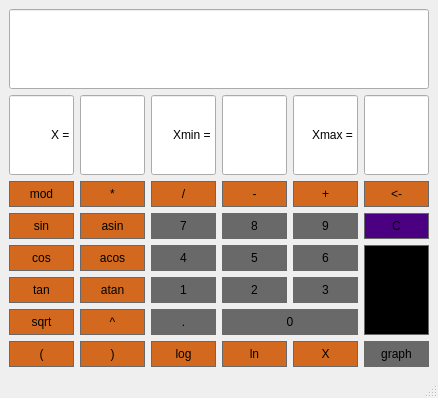
<?xml version="1.0" encoding="UTF-8"?>
<ui version="4.0">
 <class>calculator</class>
 <widget class="QMainWindow" name="calculator">
  <property name="geometry">
   <rect>
    <x>0</x>
    <y>0</y>
    <width>438</width>
    <height>398</height>
   </rect>
  </property>
  <property name="sizePolicy">
   <sizepolicy hsizetype="Fixed" vsizetype="Minimum">
    <horstretch>0</horstretch>
    <verstretch>0</verstretch>
   </sizepolicy>
  </property>
  <property name="windowTitle">
   <string>Калькулятор</string>
  </property>
  <widget class="QWidget" name="centralwidget">
   <layout class="QGridLayout" name="gridLayout">
    <item row="5" column="5" rowspan="3">
     <widget class="QPushButton" name="ButtonEqual">
      <property name="sizePolicy">
       <sizepolicy hsizetype="Minimum" vsizetype="Minimum">
        <horstretch>0</horstretch>
        <verstretch>0</verstretch>
       </sizepolicy>
      </property>
      <property name="styleSheet">
       <string notr="true">QPushButton {
	background-color: #000000;
	border: 1px solid #696969;
	padding: 5px;
}

QPushButton:pressed {
	background-color: #DCDCDC;
	border: 1px solid #696969;
	padding: 5px;
}</string>
      </property>
      <property name="text">
       <string>=</string>
      </property>
     </widget>
    </item>
    <item row="7" column="2">
     <widget class="QPushButton" name="ButtonDot">
      <property name="styleSheet">
       <string notr="true">QPushButton {
	background-color: #696969;
	border: 1px solid #696969;
	padding: 5px;
}

QPushButton:pressed {
	background-color: #DCDCDC;
	border: 1px solid #696969;
	padding: 5px;
}</string>
      </property>
      <property name="text">
       <string>.</string>
      </property>
     </widget>
    </item>
    <item row="1" column="0">
     <widget class="QLineEdit" name="DisplayX">
      <property name="sizePolicy">
       <sizepolicy hsizetype="Ignored" vsizetype="Ignored">
        <horstretch>0</horstretch>
        <verstretch>0</verstretch>
       </sizepolicy>
      </property>
      <property name="text">
       <string>X =</string>
      </property>
      <property name="alignment">
       <set>Qt::AlignRight|Qt::AlignTrailing|Qt::AlignVCenter</set>
      </property>
      <property name="readOnly">
       <bool>true</bool>
      </property>
     </widget>
    </item>
    <item row="6" column="1">
     <widget class="QPushButton" name="ButtonAtan">
      <property name="styleSheet">
       <string notr="true">QPushButton {
	background-color: #D2691E;
	border: 1px solid #696969;
	padding: 5px;
}

QPushButton:pressed {
	background-color: #DCDCDC;
	border: 1px solid #696969;
	padding: 5px;
}</string>
      </property>
      <property name="text">
       <string>atan</string>
      </property>
     </widget>
    </item>
    <item row="7" column="0">
     <widget class="QPushButton" name="ButtonSqrt">
      <property name="styleSheet">
       <string notr="true">QPushButton {
	background-color: #D2691E;
	border: 1px solid #696969;
	padding: 5px;
}

QPushButton:pressed {
	background-color: #DCDCDC;
	border: 1px solid #696969;
	padding: 5px;
}</string>
      </property>
      <property name="text">
       <string>sqrt</string>
      </property>
     </widget>
    </item>
    <item row="9" column="1">
     <widget class="QPushButton" name="ButtonCloseBr">
      <property name="styleSheet">
       <string notr="true">QPushButton {
	background-color: #D2691E;
	border: 1px solid #696969;
	padding: 5px;
}

QPushButton:pressed {
	background-color: #DCDCDC;
	border: 1px solid #696969;
	padding: 5px;
}</string>
      </property>
      <property name="text">
       <string>)</string>
      </property>
     </widget>
    </item>
    <item row="3" column="3">
     <widget class="QPushButton" name="ButtonSub">
      <property name="styleSheet">
       <string notr="true">QPushButton {
	background-color: #D2691E;
	border: 1px solid #696969;
	padding: 5px;
}

QPushButton:pressed {
	background-color: #DCDCDC;
	border: 1px solid #696969;
	padding: 5px;
}</string>
      </property>
      <property name="text">
       <string>-</string>
      </property>
     </widget>
    </item>
    <item row="6" column="4">
     <widget class="QPushButton" name="Button3">
      <property name="styleSheet">
       <string notr="true">QPushButton {
	background-color: #696969;
	border: 1px solid #696969;
	padding: 5px;
}

QPushButton:pressed {
	background-color: #DCDCDC;
	border: 1px solid #696969;
	padding: 5px;
}</string>
      </property>
      <property name="text">
       <string>3</string>
      </property>
     </widget>
    </item>
    <item row="1" column="2">
     <widget class="QLineEdit" name="lineEdit_3">
      <property name="sizePolicy">
       <sizepolicy hsizetype="Ignored" vsizetype="Ignored">
        <horstretch>0</horstretch>
        <verstretch>0</verstretch>
       </sizepolicy>
      </property>
      <property name="text">
       <string>Xmin =</string>
      </property>
      <property name="alignment">
       <set>Qt::AlignRight|Qt::AlignTrailing|Qt::AlignVCenter</set>
      </property>
      <property name="readOnly">
       <bool>true</bool>
      </property>
     </widget>
    </item>
    <item row="5" column="2">
     <widget class="QPushButton" name="Button4">
      <property name="styleSheet">
       <string notr="true">QPushButton {
	background-color: #696969;
	border: 1px solid #696969;
	padding: 5px;
}

QPushButton:pressed {
	background-color: #DCDCDC;
	border: 1px solid #696969;
	padding: 5px;
}</string>
      </property>
      <property name="text">
       <string>4</string>
      </property>
     </widget>
    </item>
    <item row="4" column="2">
     <widget class="QPushButton" name="Button7">
      <property name="styleSheet">
       <string notr="true">QPushButton {
	background-color: #696969;
	border: 1px solid #696969;
	padding: 5px;
}

QPushButton:pressed {
	background-color: #DCDCDC;
	border: 1px solid #696969;
	padding: 5px;
}</string>
      </property>
      <property name="text">
       <string>7</string>
      </property>
     </widget>
    </item>
    <item row="4" column="0">
     <widget class="QPushButton" name="ButtonSin">
      <property name="styleSheet">
       <string notr="true">QPushButton {
	background-color: #D2691E;
	border: 1px solid #696969;
	padding: 5px;
}

QPushButton:pressed {
	background-color: #DCDCDC;
	border: 1px solid #696969;
	padding: 5px;
}</string>
      </property>
      <property name="text">
       <string>sin</string>
      </property>
     </widget>
    </item>
    <item row="0" column="0" colspan="6">
     <widget class="QLineEdit" name="Display">
      <property name="sizePolicy">
       <sizepolicy hsizetype="Preferred" vsizetype="Preferred">
        <horstretch>0</horstretch>
        <verstretch>0</verstretch>
       </sizepolicy>
      </property>
      <property name="text">
       <string/>
      </property>
      <property name="alignment">
       <set>Qt::AlignRight|Qt::AlignTrailing|Qt::AlignVCenter</set>
      </property>
     </widget>
    </item>
    <item row="1" column="3">
     <widget class="QLineEdit" name="xMin">
      <property name="sizePolicy">
       <sizepolicy hsizetype="Ignored" vsizetype="Ignored">
        <horstretch>0</horstretch>
        <verstretch>0</verstretch>
       </sizepolicy>
      </property>
      <property name="text">
       <string/>
      </property>
      <property name="alignment">
       <set>Qt::AlignLeading|Qt::AlignLeft|Qt::AlignVCenter</set>
      </property>
      <property name="readOnly">
       <bool>false</bool>
      </property>
     </widget>
    </item>
    <item row="4" column="1">
     <widget class="QPushButton" name="ButtonAsin">
      <property name="styleSheet">
       <string notr="true">QPushButton {
	background-color: #D2691E;
	border: 1px solid #696969;
	padding: 5px;
}

QPushButton:pressed {
	background-color: #DCDCDC;
	border: 1px solid #696969;
	padding: 5px;
}</string>
      </property>
      <property name="text">
       <string>asin</string>
      </property>
     </widget>
    </item>
    <item row="1" column="5">
     <widget class="QLineEdit" name="xMax">
      <property name="sizePolicy">
       <sizepolicy hsizetype="Ignored" vsizetype="Ignored">
        <horstretch>0</horstretch>
        <verstretch>0</verstretch>
       </sizepolicy>
      </property>
      <property name="text">
       <string/>
      </property>
      <property name="alignment">
       <set>Qt::AlignLeading|Qt::AlignLeft|Qt::AlignVCenter</set>
      </property>
      <property name="readOnly">
       <bool>false</bool>
      </property>
     </widget>
    </item>
    <item row="7" column="3" colspan="2">
     <widget class="QPushButton" name="Button0">
      <property name="styleSheet">
       <string notr="true">QPushButton {
	background-color: #696969;
	border: 1px solid #696969;
	padding: 5px;
}

QPushButton:pressed {
	background-color: #DCDCDC;
	border: 1px solid #696969;
	padding: 5px;
}</string>
      </property>
      <property name="text">
       <string>0</string>
      </property>
     </widget>
    </item>
    <item row="6" column="0">
     <widget class="QPushButton" name="ButtonTan">
      <property name="styleSheet">
       <string notr="true">QPushButton {
	background-color: #D2691E;
	border: 1px solid #696969;
	padding: 5px;
}

QPushButton:pressed {
	background-color: #DCDCDC;
	border: 1px solid #696969;
	padding: 5px;
}</string>
      </property>
      <property name="text">
       <string>tan</string>
      </property>
     </widget>
    </item>
    <item row="3" column="5">
     <widget class="QPushButton" name="ButtonDel">
      <property name="sizePolicy">
       <sizepolicy hsizetype="Minimum" vsizetype="Minimum">
        <horstretch>0</horstretch>
        <verstretch>0</verstretch>
       </sizepolicy>
      </property>
      <property name="styleSheet">
       <string notr="true">QPushButton {
	background-color: #D2691E;
	border: 1px solid #696969;
	padding: 5px;
}

QPushButton:pressed {
	background-color: #DCDCDC;
	border: 1px solid #696969;
	padding: 5px;
}</string>
      </property>
      <property name="text">
       <string>&lt;-</string>
      </property>
     </widget>
    </item>
    <item row="5" column="4">
     <widget class="QPushButton" name="Button6">
      <property name="styleSheet">
       <string notr="true">QPushButton {
	background-color: #696969;
	border: 1px solid #696969;
	padding: 5px;
}

QPushButton:pressed {
	background-color: #DCDCDC;
	border: 1px solid #696969;
	padding: 5px;
}</string>
      </property>
      <property name="text">
       <string>6</string>
      </property>
     </widget>
    </item>
    <item row="5" column="1">
     <widget class="QPushButton" name="ButtonAcos">
      <property name="styleSheet">
       <string notr="true">QPushButton {
	background-color: #D2691E;
	border: 1px solid #696969;
	padding: 5px;
}

QPushButton:pressed {
	background-color: #DCDCDC;
	border: 1px solid #696969;
	padding: 5px;
}</string>
      </property>
      <property name="text">
       <string>acos</string>
      </property>
     </widget>
    </item>
    <item row="6" column="2">
     <widget class="QPushButton" name="Button1">
      <property name="styleSheet">
       <string notr="true">QPushButton {
	background-color: #696969;
	border: 1px solid #696969;
	padding: 5px;
}

QPushButton:pressed {
	background-color: #DCDCDC;
	border: 1px solid #696969;
	padding: 5px;
}</string>
      </property>
      <property name="text">
       <string>1</string>
      </property>
     </widget>
    </item>
    <item row="3" column="2">
     <widget class="QPushButton" name="ButtonDiv">
      <property name="styleSheet">
       <string notr="true">QPushButton {
	background-color: #D2691E;
	border: 1px solid #696969;
	padding: 5px;
}

QPushButton:pressed {
	background-color: #DCDCDC;
	border: 1px solid #696969;
	padding: 5px;
}</string>
      </property>
      <property name="text">
       <string>/</string>
      </property>
     </widget>
    </item>
    <item row="1" column="4">
     <widget class="QLineEdit" name="lineEdit_5">
      <property name="sizePolicy">
       <sizepolicy hsizetype="Ignored" vsizetype="Ignored">
        <horstretch>0</horstretch>
        <verstretch>0</verstretch>
       </sizepolicy>
      </property>
      <property name="text">
       <string>Xmax =</string>
      </property>
      <property name="alignment">
       <set>Qt::AlignRight|Qt::AlignTrailing|Qt::AlignVCenter</set>
      </property>
      <property name="readOnly">
       <bool>true</bool>
      </property>
     </widget>
    </item>
    <item row="1" column="1">
     <widget class="QLineEdit" name="xVal">
      <property name="sizePolicy">
       <sizepolicy hsizetype="Ignored" vsizetype="Ignored">
        <horstretch>0</horstretch>
        <verstretch>0</verstretch>
       </sizepolicy>
      </property>
     </widget>
    </item>
    <item row="5" column="3">
     <widget class="QPushButton" name="Button5">
      <property name="styleSheet">
       <string notr="true">QPushButton {
	background-color: #696969;
	border: 1px solid #696969;
	padding: 5px;
}

QPushButton:pressed {
	background-color: #DCDCDC;
	border: 1px solid #696969;
	padding: 5px;
}</string>
      </property>
      <property name="text">
       <string>5</string>
      </property>
     </widget>
    </item>
    <item row="3" column="0">
     <widget class="QPushButton" name="ButtonMod">
      <property name="styleSheet">
       <string notr="true">QPushButton {
	background-color: #D2691E;
	border: 1px solid #696969;
	padding: 5px;
}

QPushButton:pressed {
	background-color: #DCDCDC;
	border: 1px solid #696969;
	padding: 5px;
}</string>
      </property>
      <property name="text">
       <string>mod</string>
      </property>
     </widget>
    </item>
    <item row="6" column="3">
     <widget class="QPushButton" name="Button2">
      <property name="styleSheet">
       <string notr="true">QPushButton {
	background-color: #696969;
	border: 1px solid #696969;
	padding: 5px;
}

QPushButton:pressed {
	background-color: #DCDCDC;
	border: 1px solid #696969;
	padding: 5px;
}</string>
      </property>
      <property name="text">
       <string>2</string>
      </property>
     </widget>
    </item>
    <item row="3" column="4">
     <widget class="QPushButton" name="ButtonAdd">
      <property name="styleSheet">
       <string notr="true">QPushButton {
	background-color: #D2691E;
	border: 1px solid #696969;
	padding: 5px;
}

QPushButton:pressed {
	background-color: #DCDCDC;
	border: 1px solid #696969;
	padding: 5px;
}</string>
      </property>
      <property name="text">
       <string>+</string>
      </property>
     </widget>
    </item>
    <item row="4" column="5">
     <widget class="QPushButton" name="ButtonClear">
      <property name="sizePolicy">
       <sizepolicy hsizetype="Minimum" vsizetype="Minimum">
        <horstretch>0</horstretch>
        <verstretch>0</verstretch>
       </sizepolicy>
      </property>
      <property name="styleSheet">
       <string notr="true">QPushButton {
	background-color: #4B0082;
	border: 1px solid #696969;
	padding: 5px;
}

QPushButton:pressed {
	background-color: #DCDCDC;
	border: 1px solid #696969;
	padding: 5px;
}</string>
      </property>
      <property name="text">
       <string>C</string>
      </property>
     </widget>
    </item>
    <item row="4" column="4">
     <widget class="QPushButton" name="Button9">
      <property name="styleSheet">
       <string notr="true">QPushButton {
	background-color: #696969;
	border: 1px solid #696969;
	padding: 5px;
}

QPushButton:pressed {
	background-color: #DCDCDC;
	border: 1px solid #696969;
	padding: 5px;
}</string>
      </property>
      <property name="text">
       <string>9</string>
      </property>
     </widget>
    </item>
    <item row="4" column="3">
     <widget class="QPushButton" name="Button8">
      <property name="styleSheet">
       <string notr="true">QPushButton {
	background-color: #696969;
	border: 1px solid #696969;
	padding: 5px;
}

QPushButton:pressed {
	background-color: #DCDCDC;
	border: 1px solid #696969;
	padding: 5px;
}</string>
      </property>
      <property name="text">
       <string>8</string>
      </property>
     </widget>
    </item>
    <item row="5" column="0">
     <widget class="QPushButton" name="ButtonCos">
      <property name="styleSheet">
       <string notr="true">QPushButton {
	background-color: #D2691E;
	border: 1px solid #696969;
	padding: 5px;
}

QPushButton:pressed {
	background-color: #DCDCDC;
	border: 1px solid #696969;
	padding: 5px;
}</string>
      </property>
      <property name="text">
       <string>cos</string>
      </property>
     </widget>
    </item>
    <item row="3" column="1">
     <widget class="QPushButton" name="ButtonMul">
      <property name="styleSheet">
       <string notr="true">QPushButton {
	background-color: #D2691E;
	border: 1px solid #696969;
	padding: 5px;
}

QPushButton:pressed {
	background-color: #DCDCDC;
	border: 1px solid #696969;
	padding: 5px;
}</string>
      </property>
      <property name="text">
       <string>*</string>
      </property>
     </widget>
    </item>
    <item row="7" column="1">
     <widget class="QPushButton" name="ButtonPow">
      <property name="styleSheet">
       <string notr="true">QPushButton {
	background-color: #D2691E;
	border: 1px solid #696969;
	padding: 5px;
}

QPushButton:pressed {
	background-color: #DCDCDC;
	border: 1px solid #696969;
	padding: 5px;
}</string>
      </property>
      <property name="text">
       <string>^</string>
      </property>
     </widget>
    </item>
    <item row="9" column="5">
     <widget class="QPushButton" name="Button0_4">
      <property name="sizePolicy">
       <sizepolicy hsizetype="Ignored" vsizetype="Ignored">
        <horstretch>0</horstretch>
        <verstretch>0</verstretch>
       </sizepolicy>
      </property>
      <property name="styleSheet">
       <string notr="true">QPushButton {
	background-color: #696969;
	border: 1px solid #696969;
	padding: 5px;
}

QPushButton:pressed {
	background-color: #DCDCDC;
	border: 1px solid #696969;
	padding: 5px;
}</string>
      </property>
      <property name="text">
       <string>graph</string>
      </property>
     </widget>
    </item>
    <item row="9" column="0">
     <widget class="QPushButton" name="ButtonOpenBr">
      <property name="styleSheet">
       <string notr="true">QPushButton {
	background-color: #D2691E;
	border: 1px solid #696969;
	padding: 5px;
}

QPushButton:pressed {
	background-color: #DCDCDC;
	border: 1px solid #696969;
	padding: 5px;
}</string>
      </property>
      <property name="text">
       <string>(</string>
      </property>
     </widget>
    </item>
    <item row="9" column="4">
     <widget class="QPushButton" name="ButtonX">
      <property name="sizePolicy">
       <sizepolicy hsizetype="Ignored" vsizetype="Ignored">
        <horstretch>0</horstretch>
        <verstretch>0</verstretch>
       </sizepolicy>
      </property>
      <property name="styleSheet">
       <string notr="true">QPushButton {
	background-color: #D2691E;
	border: 1px solid #696969;
	padding: 5px;
}

QPushButton:pressed {
	background-color: #DCDCDC;
	border: 1px solid #696969;
	padding: 5px;
}</string>
      </property>
      <property name="text">
       <string>X</string>
      </property>
     </widget>
    </item>
    <item row="9" column="2">
     <widget class="QPushButton" name="ButtonLog">
      <property name="styleSheet">
       <string notr="true">QPushButton {
	background-color: #D2691E;
	border: 1px solid #696969;
	padding: 5px;
}

QPushButton:pressed {
	background-color: #DCDCDC;
	border: 1px solid #696969;
	padding: 5px;
}</string>
      </property>
      <property name="text">
       <string>log</string>
      </property>
     </widget>
    </item>
    <item row="9" column="3">
     <widget class="QPushButton" name="ButtonLn">
      <property name="styleSheet">
       <string notr="true">QPushButton {
	background-color: #D2691E;
	border: 1px solid #696969;
	padding: 5px;
}

QPushButton:pressed {
	background-color: #DCDCDC;
	border: 1px solid #696969;
	padding: 5px;
}</string>
      </property>
      <property name="text">
       <string>ln</string>
      </property>
     </widget>
    </item>
   </layout>
  </widget>
  <widget class="QStatusBar" name="statusbar"/>
 </widget>
 <resources/>
 <connections/>
</ui>
